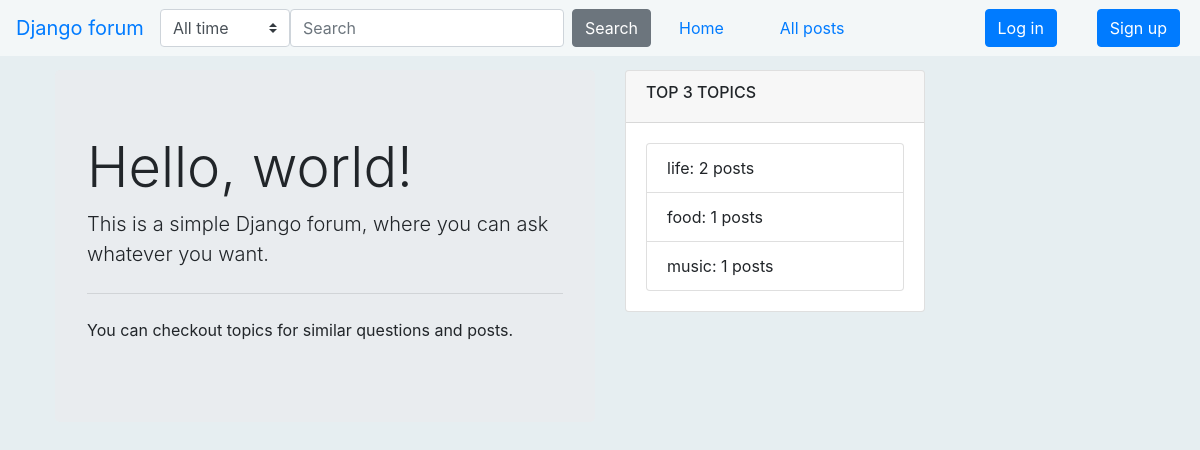
The app's page /forum/ with its own data.
### forum/models.py (models this page shows, shortened)
class Topic(models.Model):
    name = models.CharField(max_length=50, help_text="Name of the topic.")
    class Meta:
        ordering = ['name']

### forum/views.py (the view)
# urls.py: path('', views.index, name='index'),
def index(request):
    context = {
        'topics': get_top_topics(),
    }
    return render(request, 'forum/index.html', context=context)

### forum/views.py (called while the page is built)
def get_top_topics():
    topics = []
    all_topics = Topic.objects.all()
    for topic in all_topics:
        topics.append({'topic_name': topic.name, 'occurrence': Post.objects.filter(topic=topic.id).count()})
    topics.sort(key=lambda x: x['occurrence'],reverse=True)
    return topics[:3]

### templates/forum/index.html
{% extends "base.html" %}
{% block head_content %}
    {% load static %}
    <link rel="stylesheet" href="{% static 'index.css' %}">
{% endblock %}
{% block content %}
    <div class="container">
      <div class="row">
        <div class="col">
          <div class="jumbotron">
              <h1 class="display-4">Hello, world!</h1>
              <p class="lead">This is a simple Django forum, where you can ask whatever you want.</p>
              <hr class="my-4">
              <p>You can checkout topics for similar questions and posts.</p>
            </div>
        </div>
        <div class="col">
        <div class="card">
          <div class="card-header">
            <h6>TOP 3 TOPICS</h6>
          </div>
            <div class="card-body">
                <ul id="topic-table" class="list-group">
                    {% for topic in topics %}
                        <li class="list-group-item">{{ topic.topic_name }}: {{ topic.occurrence }} posts </li>
                    {% endfor %}
                </ul>
            </div>
        </div>
        </div>
      </div>
    </div>
{% endblock %}

### forum/static/base.css (style rules this page uses)
body { background: #E6EEF1; padding-left: 20px; padding-top: 70px; }

### forum/static/index.css (style rules this page uses)
.card { width: 300px; }

### records on screen
Topic: topic_name "life"
Topic: topic_name "food"
Topic: topic_name "music"

### other values on screen
{{ topic.occurrence }} "2" "1" "1"
